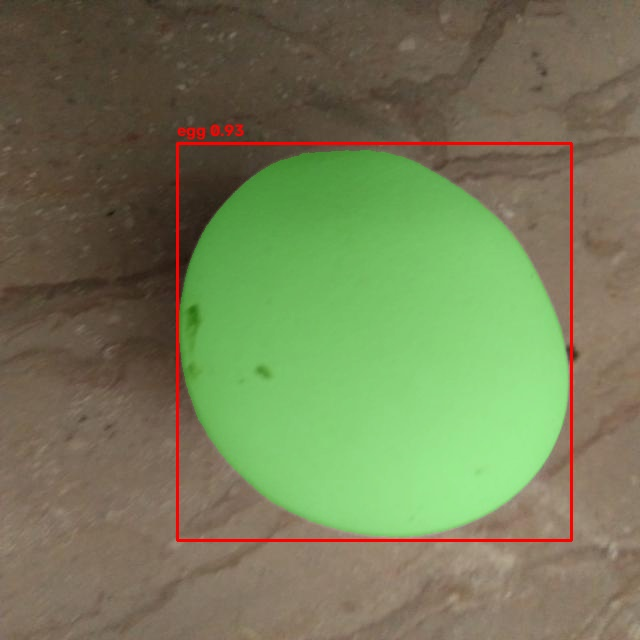
#> input picture TASK 1/visualizations/not_damaged_100_jpg.rf.5d780a6024004fa2f68741fa56ddf4c9.jpg, 640 x 640 px, found by its file name
$ python 16_candidate_point_generator_v2.py
#> lines starting #> are read from the running program, lines starting #| are printed output that depends on the picture; after the words box and inside, x2 and y2 are one past the last pixel; in counts of white or black regions, pixels touching at a corner belong together
#> further down, image is the input picture: shape (640, 640, 3); mean B, G, R 86.1, 123.8, 115.9
from pathlib import Path

import cv2
import numpy as np


# ============================================================
# Configuration
# ============================================================

DEVELOPMENT_DIR = Path("split_dataset/development")

OUTPUT_DIR = Path(
    "task1_segmentation/candidate_points_v2"
)

OUTPUT_DIR.mkdir(
    parents=True,
    exist_ok=True
)


TEST_FILENAMES = [
    "not_damaged_100_jpg.rf.5d780a6024004fa2f68741fa56ddf4c9.jpg",
    "not_damaged_108_jpg.rf.de0bd2447ade8d891625ac0dd055667a.jpg",
    "not_damaged_128_jpg.rf.95a7ef96dcc9e14fa7137708df6f2e60.jpg",
    "not_damaged_148_jpg.rf.8a3e1c0e1dae236abe0e9a75a4882bda.jpg",
]


# ============================================================
# Find separated interior points
# ============================================================

def find_interior_points(
    contour_mask,
    min_distance=55,
    min_peak_ratio=0.30,
):
    """
    Find multiple interior points inside one connected region.

    This is particularly useful when multiple eggs touch
    and therefore form one connected bright contour.
    """

    distance = cv2.distanceTransform(
        contour_mask,
        cv2.DIST_L2,
        5
    )

    max_distance = distance.max()

    if max_distance <= 0:
        return []

    # Only consider sufficiently deep interior pixels.
    threshold = max(
        5.0,
        max_distance * min_peak_ratio
    )

    candidate_region = (
        distance >= threshold
    ).astype(np.uint8) * 255

    # Find local maxima.
    kernel_size = (
        min_distance * 2 + 1
    )

    dilated = cv2.dilate(
        distance,
        np.ones(
            (kernel_size, kernel_size),
            dtype=np.uint8
        )
    )

    local_maxima = (
        (distance >= dilated)
        & (distance >= threshold)
    )

    ys, xs = np.where(local_maxima)

    peaks = []

    for x, y in zip(xs, ys):

        peaks.append({
            "x": int(x),
            "y": int(y),
            "distance": float(distance[y, x])
        })

    # Sort strongest first.
    peaks.sort(
        key=lambda p: p["distance"],
        reverse=True
    )

    # Non-maximum suppression.
    selected = []

    for peak in peaks:

        too_close = False

        for chosen in selected:

            dx = (
                peak["x"]
                - chosen["x"]
            )

            dy = (
                peak["y"]
                - chosen["y"]
            )

            distance_between = (
                dx * dx + dy * dy
            ) ** 0.5

            if distance_between < min_distance:

                too_close = True
                break

        if not too_close:

            selected.append(peak)

    return selected


# ============================================================
# Generate candidate points
# ============================================================

def generate_candidates(image):

    h, w = image.shape[:2]

    image_area = h * w

    hsv = cv2.cvtColor(
        image,
        cv2.COLOR_BGR2HSV
    )
#> hsv: shape (640, 640, 3); mean H, S, V 27.1, 91.2, 137.3

    saturation = hsv[:, :, 1]
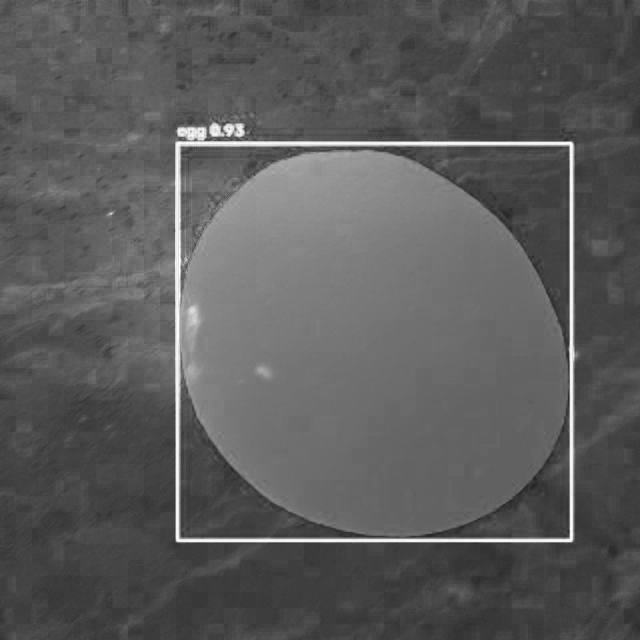
#> saturation: shape (640, 640); min 35, max 255, mean 91.2
    value = hsv[:, :, 2]
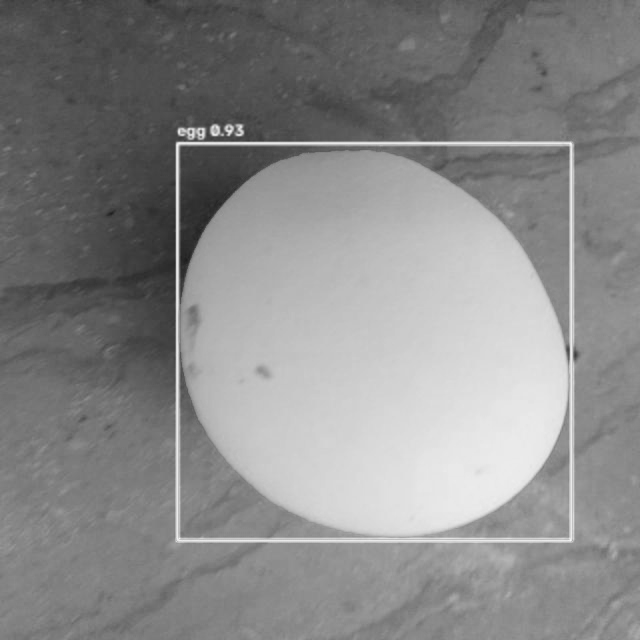
#> value: shape (640, 640); min 28, max 246, mean 137.3

    # --------------------------------------------------------
    # Brightness threshold
    # --------------------------------------------------------

    otsu_threshold, _ = cv2.threshold(
        value,
        0,
        255,
        cv2.THRESH_BINARY + cv2.THRESH_OTSU
    )
#> otsu_threshold = 154

    percentile_threshold = np.percentile(
        value,
        70
    )
#> percentile_threshold = 156

    threshold = max(
        otsu_threshold,
        percentile_threshold
    )
#> threshold = 156

    binary = (
        value >= threshold
    ).astype(np.uint8) * 255
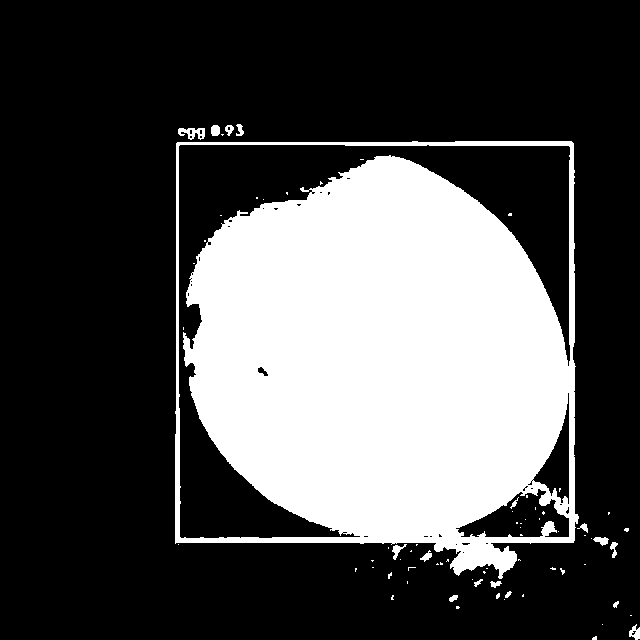
#> binary: shape (640, 640); 30% white; 73 white regions (56 under 20 px), largest, box (x1, y1, x2, y2) and area: (175, 141, 579, 579) 121576, (178, 128, 205, 140) 195, (629, 624, 640, 640) 104

    # --------------------------------------------------------
    # Morphological cleanup
    # --------------------------------------------------------

    kernel = cv2.getStructuringElement(
        cv2.MORPH_ELLIPSE,
        (7, 7)
    )

    binary = cv2.morphologyEx(
        binary,
        cv2.MORPH_OPEN,
        kernel
    )
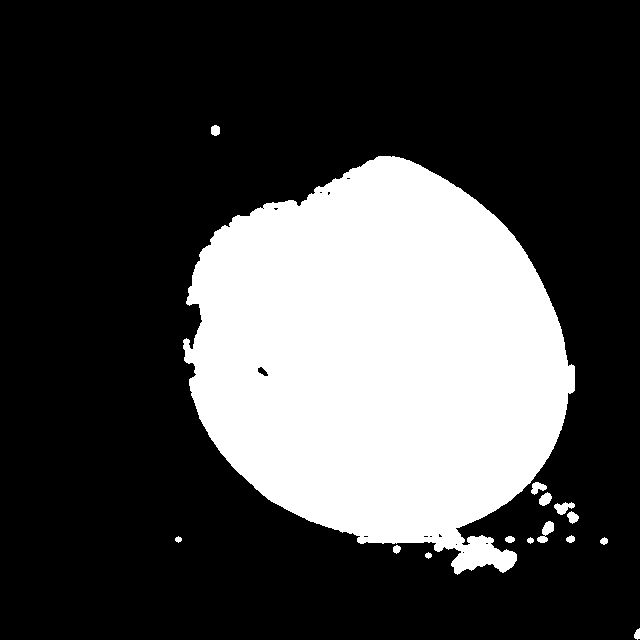
#> binary: shape (640, 640); 28% white; 15 white regions, largest, box (x1, y1, x2, y2) and area: (183, 156, 575, 575) 113744, (537, 521, 554, 543) 188, (554, 502, 575, 515) 156

    binary = cv2.morphologyEx(
        binary,
        cv2.MORPH_CLOSE,
        kernel
    )
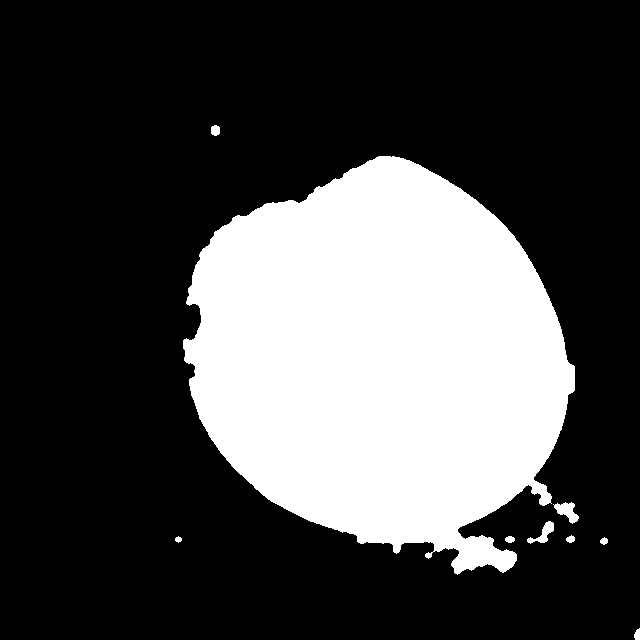
#> binary: shape (640, 640); 28.1% white; 9 white regions

    # --------------------------------------------------------
    # Find connected regions
    # --------------------------------------------------------

    contours, _ = cv2.findContours(
        binary,
        cv2.RETR_EXTERNAL,
        cv2.CHAIN_APPROX_SIMPLE
    )
#> contours = 9 contours; largest, box (x1, y1, x2, y2) and area: (183, 156, 575, 575) 113736, (553, 502, 579, 524) 254, (527, 521, 554, 544) 198, (211, 125, 220, 136) 68, (505, 536, 515, 543) 42

    candidates = []

    for contour in contours:

        area = cv2.contourArea(contour)

        area_ratio = (
            area / image_area
        )

        # Reject tiny noise.
        if area_ratio < 0.005:
            continue

        # Reject very large regions.
        if area_ratio > 0.30:
            continue

        x, y, bw, bh = cv2.boundingRect(
            contour
        )

        # ----------------------------------------------------
        # Reject regions touching image boundary.
        # ----------------------------------------------------

        touches_border = (
            x <= 1
            or y <= 1
            or x + bw >= w - 1
            or y + bh >= h - 1
        )

        if touches_border:
            continue

        if bw <= 0 or bh <= 0:
            continue

        aspect_ratio = bw / bh

        if (
            aspect_ratio < 0.25
            or aspect_ratio > 4.0
        ):
            continue

        # ----------------------------------------------------
        # Create contour mask.
        # ----------------------------------------------------

        contour_mask = np.zeros(
            (h, w),
            dtype=np.uint8
        )

        cv2.drawContours(
            contour_mask,
            [contour],
            -1,
            255,
            -1
        )

        # ----------------------------------------------------
        # Shape statistics.
        # ----------------------------------------------------

        perimeter = cv2.arcLength(
            contour,
            True
        )

        if perimeter <= 0:
            continue

        circularity = (
            4.0
            * np.pi
            * area
            / (perimeter * perimeter)
        )

        hull = cv2.convexHull(
            contour
        )

        hull_area = cv2.contourArea(
            hull
        )

        if hull_area <= 0:
            continue

        solidity = (
            area / hull_area
        )

        # ----------------------------------------------------
        # Mean brightness / saturation.
        # ----------------------------------------------------

        mean_value = cv2.mean(
            value,
            mask=contour_mask
        )[0]

        mean_saturation = cv2.mean(
            saturation,
            mask=contour_mask
        )[0]

        # ----------------------------------------------------
        # Find multiple interior points.
        # ----------------------------------------------------

        points = find_interior_points(
            contour_mask,
            min_distance=55,
            min_peak_ratio=0.30
        )

        if len(points) == 0:
            continue

        # ----------------------------------------------------
        # Candidate score.
        # ----------------------------------------------------

        brightness_score = (
            mean_value / 255.0
        )

        low_saturation_score = (
            1.0
            - mean_saturation / 255.0
        )

        circularity_score = np.clip(
            circularity,
            0.0,
            1.0
        )

        solidity_score = np.clip(
            solidity,
            0.0,
            1.0
        )

        score = (
            0.30 * brightness_score
            + 0.20 * low_saturation_score
            + 0.25 * circularity_score
            + 0.25 * solidity_score
        )

        candidates.append({
            "contour": contour,
            "mask": contour_mask,
            "bbox": (x, y, bw, bh),
            "area_ratio": area_ratio,
            "aspect_ratio": aspect_ratio,
            "circularity": circularity,
            "solidity": solidity,
            "mean_value": mean_value,
            "mean_saturation": mean_saturation,
            "score": score,
            "points": points,
        })
#> this loop made 9 passes
#> (area, area_ratio) on passes 2, 4, 5: (34.5, 8.42e-05), (24, 5.86e-05), (39.5, 9.64e-05)
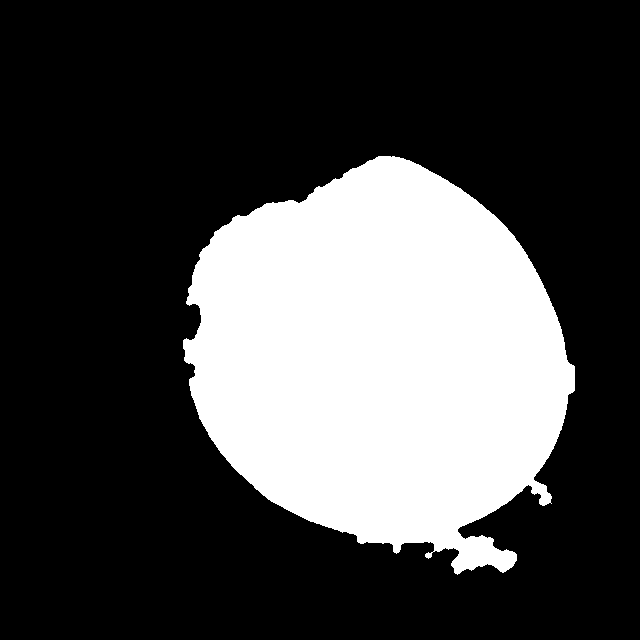
#> contour_mask: shape (640, 640); 27.9% white; 1 white region, box (x1, y1, x2, y2) and area: (183, 156, 575, 575) 114433
#> after the loop, candidates = 1 item

    candidates.sort(
        key=lambda c: c["score"],
        reverse=True
    )

    return candidates, binary


# ============================================================
# Main
# ============================================================

print("=" * 70)
print("TASK 1 - CANDIDATE POINT GENERATOR V2")
print("=" * 70)

csv_path = (
    OUTPUT_DIR /
    "candidate_points_v2.csv"
)

with open(
    csv_path,
    "w",
    encoding="utf-8"
) as f:

    f.write(
        "image,"
        "region_rank,"
        "point_rank,"
        "x,"
        "y,"
        "region_score,"
        "point_distance,"
        "area_ratio,"
        "circularity,"
        "solidity\n"
    )


for index, filename in enumerate(
    TEST_FILENAMES,
    start=1
):

    print("\n" + "-" * 70)
    print(
        f"[{index}/{len(TEST_FILENAMES)}] "
        f"{filename}"
    )
    print("-" * 70)

    image_path = (
        DEVELOPMENT_DIR /
        filename
    )

    if not image_path.exists():

        print("Image not found.")
        continue

    image = cv2.imread(
        str(image_path)
    )

    if image is None:

        print("Could not read image.")
        continue

    candidates, binary = (
        generate_candidates(image)
    )
#> candidates = 1 item

    print(
        f"Candidate regions: "
        f"{len(candidates)}"
    )
#| Candidate regions: 1

    visualization = image.copy()

    total_points = 0

    for region_rank, candidate in enumerate(
        candidates[:10],
        start=1
    ):

        contour = candidate["contour"]

        x, y, bw, bh = (
            candidate["bbox"]
        )

        # Draw candidate contour.
        cv2.drawContours(
            visualization,
            [contour],
            -1,
            (0, 255, 0),
            2
        )

        # Draw bounding box.
        cv2.rectangle(
            visualization,
            (x, y),
            (x + bw, y + bh),
            (255, 0, 0),
            2
        )

        cv2.putText(
            visualization,
            f"region {region_rank}",
            (x, max(20, y - 8)),
            cv2.FONT_HERSHEY_SIMPLEX,
            0.6,
            (0, 255, 255),
            2
        )

        # ----------------------------------------------------
        # Draw every interior point.
        # ----------------------------------------------------

        for point_rank, point in enumerate(
            candidate["points"],
            start=1
        ):

            px = point["x"]
            py = point["y"]

            cv2.circle(
                visualization,
                (px, py),
                7,
                (0, 0, 255),
                -1
            )

            cv2.putText(
                visualization,
                str(point_rank),
                (px + 8, py),
                cv2.FONT_HERSHEY_SIMPLEX,
                0.6,
                (0, 0, 255),
                2
            )

            with open(
                csv_path,
                "a",
                encoding="utf-8"
            ) as f:

                f.write(
                    f'"{filename}",'
                    f"{region_rank},"
                    f"{point_rank},"
                    f"{px},"
                    f"{py},"
                    f"{candidate['score']:.5f},"
                    f"{point['distance']:.2f},"
                    f"{candidate['area_ratio']:.5f},"
                    f"{candidate['circularity']:.5f},"
                    f"{candidate['solidity']:.5f}\n"
                )

            total_points += 1
#> this loop made 1 pass
#> (region_rank, x, y, bw, bh) on pass 1: (1, 183, 156, 392, 419)
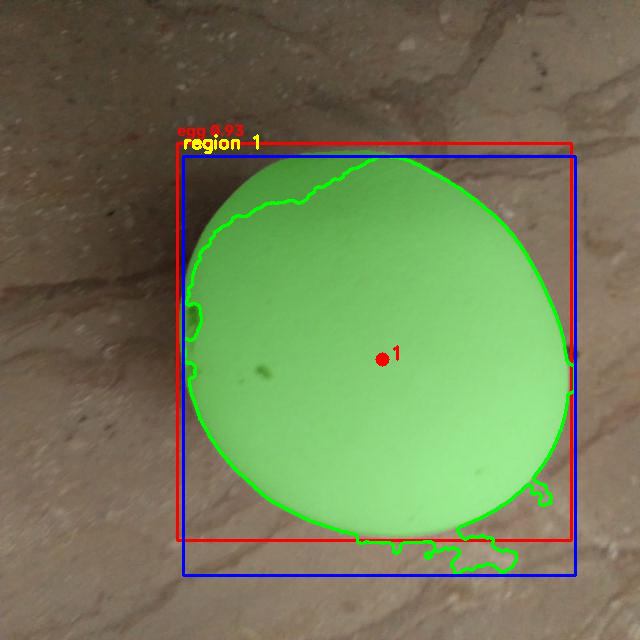
#> visualization: shape (640, 640, 3); 2.63% of pixels changed, all inside (x1, y1, x2, y2) = (182, 134, 577, 577)
#> after the loop, total_points = 1

    # --------------------------------------------------------
    # Save visualization.
    # --------------------------------------------------------

    visualization_path = (
        OUTPUT_DIR /
        f"{image_path.stem}_candidates_v2.jpg"
    )

    cv2.imwrite(
        str(visualization_path),
        visualization
    )

    # Threshold visualization.
    threshold_path = (
        OUTPUT_DIR /
        f"{image_path.stem}_threshold_v2.png"
    )

    cv2.imwrite(
        str(threshold_path),
        binary
    )

    print(
        f"Interior points generated: "
        f"{total_points}"
    )
#| Interior points generated: 1

    for region_rank, candidate in enumerate(
        candidates[:10],
        start=1
    ):

        print(
            f"  Region {region_rank}: "
            f"points={len(candidate['points'])}, "
            f"score={candidate['score']:.3f}"
        )

        for point_rank, point in enumerate(
            candidate["points"],
            start=1
        ):

            print(
                f"      Point {point_rank}: "
                f"({point['x']}, {point['y']}) "
                f"depth={point['distance']:.1f}"
            )
#> this loop made 1 pass
#> region_rank on pass 1: 1
#> (printed output is left out)
#> pass 2 of the loop `for index, filename in enumerate(`:
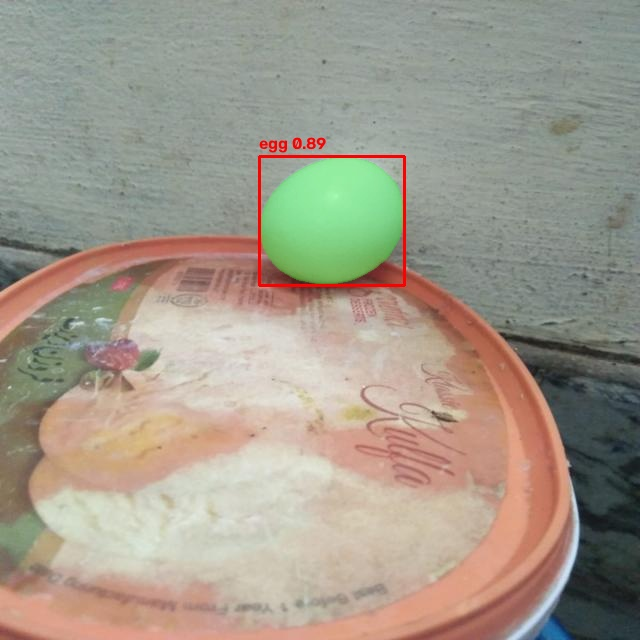
#> input picture TASK 1/visualizations/not_damaged_108_jpg.rf.de0bd2447ade8d891625ac0dd055667a.jpg, 640 x 640 px, found by its file name
#> image is the input picture: shape (640, 640, 3); mean B, G, R 139.3, 153.5, 161.5
#> otsu_threshold = 173
#> percentile_threshold = 200
#> in generate_candidates (call 2), `binary = cv2.morphologyEx( binary, cv2.MORPH_CLOSE, kernel )`:
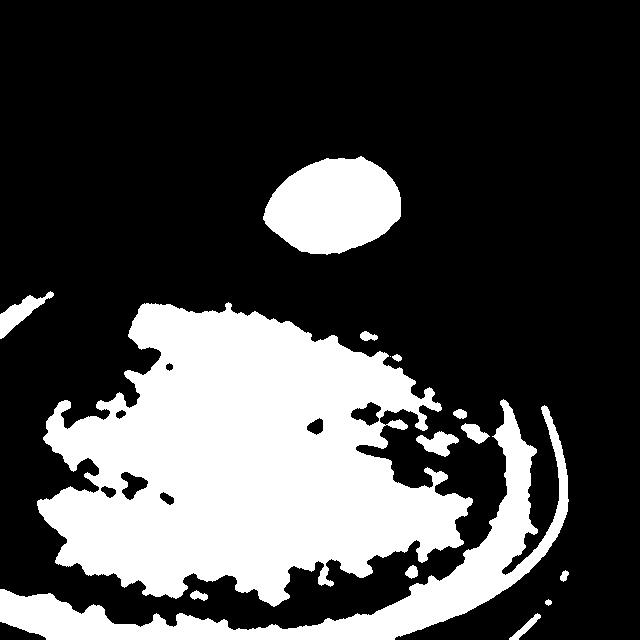
#> binary: shape (640, 640); 28.2% white; 15 white regions (1 under 20 px)
#> contours = 15 contours, 1 with area under 20; largest, box (x1, y1, x2, y2) and area: (37, 302, 473, 607) 82424, (0, 399, 569, 640) 19762, (263, 156, 401, 255) 9834, (0, 291, 54, 339) 803, (416, 431, 459, 457) 540
#> the loop in generate_candidates (call 2), `for contour in contours: ` made 15 passes
#> (area, area_ratio) on passes 2, 11: (24, 5.86e-05), (38.5, 9.4e-05)
#> after the loop in generate_candidates (call 2), `for contour in contours:`: candidates = 2 items
#| Candidate regions: 2
#> the loop `for region_rank, candidate in enumerate( candidates[:10], start=1 ): ` made 2 passes
#> (region_rank, x, y, bw, bh) on passes 1 to 2: (1, 263, 156, 138, 99), (2, 37, 302, 436, 305)
#> after the loop `for region_rank, candidate in enumerate(`:
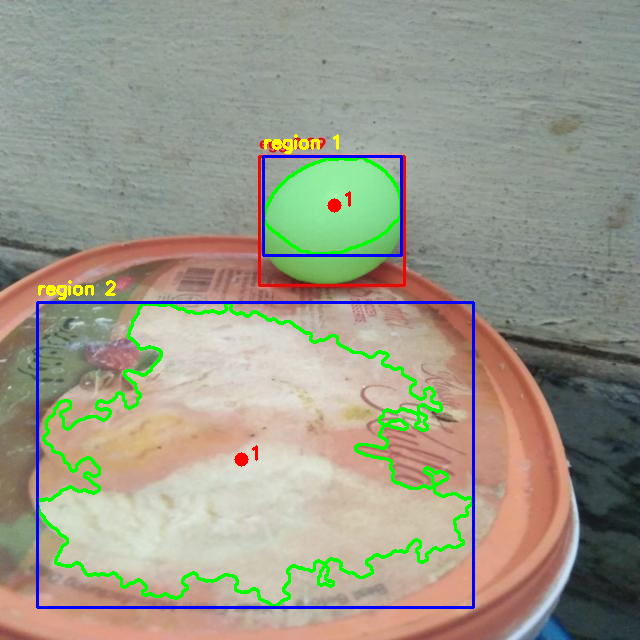
#> visualization: shape (640, 640, 3); 3.99% of pixels changed, all inside (x1, y1, x2, y2) = (36, 134, 475, 609)
#> after the loop `for region_rank, candidate in enumerate(`: total_points = 2
#| Interior points generated: 2
#> the loop `for region_rank, candidate in enumerate( candidates[:10], start=1 ): ` made 2 passes
#> region_rank on passes 1 to 2: 1, 2
#> (printed output is left out)


print("\n" + "=" * 70)
print("V2 CANDIDATE GENERATION COMPLETE")
print("=" * 70)

print(f"\nResults:")
print(OUTPUT_DIR)

print(f"\nCSV:")
print(csv_path)
